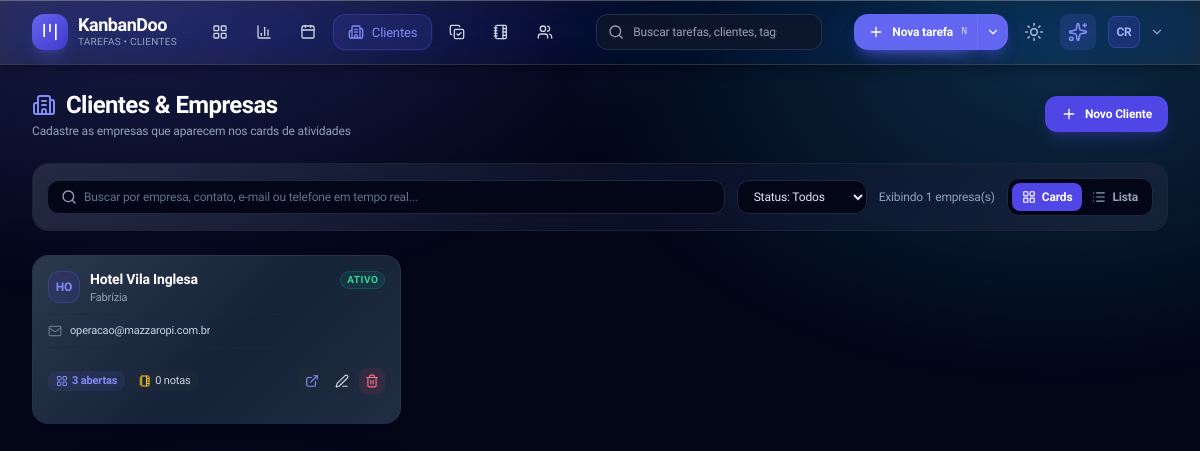
/clientes (signed in), run on an earlier commit of the app's database.
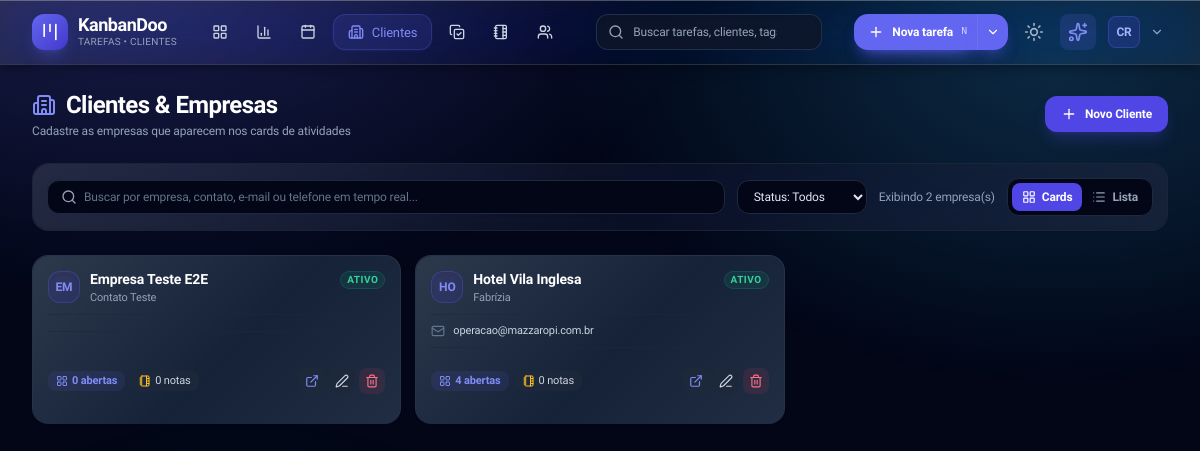
And on a later commit of the database.
### tables this page shows
CREATE TABLE clients (
    id INTEGER PRIMARY KEY AUTOINCREMENT,
    company_name TEXT NOT NULL,
    contact_name TEXT DEFAULT NULL,
    email TEXT DEFAULT NULL,
    phone TEXT DEFAULT NULL,
    status TEXT NOT NULL DEFAULT 'active',
    notes TEXT DEFAULT NULL,
    created_at DATETIME DEFAULT CURRENT_TIMESTAMP,
    updated_at DATETIME DEFAULT CURRENT_TIMESTAMP
, links_json TEXT DEFAULT "[]", summary TEXT DEFAULT NULL, portal_token VARCHAR(64) DEFAULT NULL);

### app/bootstrap.php (called while the page is built, shortened)
<?php
function url(string $path = '/'): string
{
    $path = '/' . ltrim($path, '/');
    return BASE_PATH . ($path === '/' ? '/' : rtrim($path, '/'));
}
function current_path(): string
{
    $uri = parse_url($_SERVER['REQUEST_URI'] ?? '/', PHP_URL_PATH) ?? '/';
    $uri = rawurldecode($uri);
    $uri = '/' . trim($uri, '/');
    return $uri === '//' ? '/' : $uri;
}
function view_header(string $title): void
{
    require KD_ROOT . '/includes/header.php';
    require KD_ROOT . '/includes/navbar.php';
}
function view_footer(): void
{
    require KD_ROOT . '/includes/footer.php';
}

### app/Router.php (called while the page is built, shortened)
<?php
final class Router
{
    private array $routes = [];
    public function add(string $path, string $file, array $options = []): void
    {
        $this->routes[$this->normalize($path)] = [
            'file' => $file,
            'auth' => $options['auth'] ?? true,
            'admin' => $options['admin'] ?? false,
            'methods' => $options['methods'] ?? ['GET', 'POST'],
        ];
    }
    private function normalize(string $path): string
    {
        $path = '/' . trim($path, '/');
        return $path === '//' ? '/' : $path;
    }
    public function match(string $path): array
    {
        $path = $this->normalize($path);
        if (isset($this->routes[$path])) {
            return [$this->routes[$path], []];
        }
        return [null, []];
    }
    public function dispatch(string $path): void
    {
        [$route, $params] = $this->match($path);
        require KD_ROOT . '/app/' . ltrim($route['file'], '/');
    }
}

### index.php (called while the page is built, shortened)
<?php
require_once __DIR__ . '/app/bootstrap.php';
require_once __DIR__ . '/app/Router.php';
$router = new Router();
$path = current_path();
$router->dispatch($path);

### includes/functions.php (called while the page is built, shortened)
<?php
function e(?string $string): string
{
    return htmlspecialchars((string)$string, ENT_QUOTES, 'UTF-8');
}

### app/pages/clientes.php (the view, shortened to what the changed rows need)
<?php
require_once dirname(__DIR__) . '/bootstrap.php';
$pdo = get_pdo();
$sql = "
    SELECT c.*,
           (SELECT COUNT(*) FROM tasks WHERE client_id = c.id AND status = 'open') AS open_tasks_count,
           (SELECT COUNT(*) FROM tasks WHERE client_id = c.id AND status = 'completed') AS completed_tasks_count
    FROM clients c
    WHERE 1=1
";
$params = [];
$sql .= " ORDER BY c.company_name ASC";
$stmt = $pdo->prepare($sql);
$stmt->execute($params);
$clients = $stmt->fetchAll();
view_header('Clientes & Empresas');
?>
<main class="w-full px-4 lg:px-8 py-6 space-y-6 max-w-[1600px] mx-auto">
    <div class="flex flex-col sm:flex-row sm:items-center justify-between gap-4 mb-6">
        <div>
            <h1 class="text-2xl font-extrabold text-white tracking-tight flex items-center gap-2.5">
                <i data-lucide="building-2" class="w-6 h-6 text-indigo-400"></i>
                <span>Clientes & Empresas</span>
            </h1>
        </div>
    </div>
    <div class="bg-slate-900/60 border border-slate-800/80 rounded-2xl p-3.5 mb-6 flex flex-wrap items-center justify-between gap-3 shadow-sm kd-glass">
        <div class="flex items-center gap-3">
            <span id="clientCounter" class="text-xs text-slate-400 font-medium whitespace-nowrap">
            </span>
            <div class="inline-flex items-center p-1 rounded-xl bg-slate-950 border border-slate-800" role="group">
                <button type="button" id="btnViewGrid" onclick="setClientsView('grid')"
                        class="px-2.5 py-1.5 rounded-lg text-xs font-semibold transition flex items-center gap-1.5 text-white bg-indigo-600 shadow-sm cursor-pointer"
                        title="Visualização em Cards">
                </button>
                <button type="button" id="btnViewList" onclick="setClientsView('list')"
                        class="px-2.5 py-1.5 rounded-lg text-xs font-semibold transition flex items-center gap-1.5 text-slate-400 hover:text-white cursor-pointer"
                        title="Visualização em Lista">
                </button>
            </div>
        </div>
    </div>
    <?php if (empty($clients)): ?>
        <div class="bg-slate-900/40 border border-slate-800 rounded-2xl p-12 text-center">
            <div class="w-12 h-12 rounded-2xl bg-slate-800 text-slate-400 flex items-center justify-center mx-auto mb-3">
                <i data-lucide="building-2" class="w-6 h-6"></i>
            </div>
            <h3 class="text-sm font-bold text-white mb-1">Nenhum cliente cadastrado</h3>
            <p class="text-xs text-slate-400 mb-4">Cadastre a primeira empresa para gerenciar demandas, notas e links.</p>
            <button onclick="openClientModal()" class="px-4 py-2 bg-indigo-600 hover:bg-indigo-500 text-white text-xs font-semibold rounded-xl transition">
                + Cadastrar Cliente
            </button>
        </div>
    <?php else: ?>
        <div id="clientsGridView" class="grid grid-cols-1 sm:grid-cols-2 lg:grid-cols-3 xl:grid-cols-4 gap-3.5">
            <?php foreach ($clients as $client):
                $initials = mb_strtoupper(mb_substr($client['company_name'], 0, 2, 'UTF-8'));
            ?>
                <div class="client-item kd-card kd-glass rounded-2xl p-3.5 flex flex-col justify-between transition-all group hover:border-slate-700 relative shadow-sm"
                     data-company="<?= e(mb_strtolower($client['company_name'])) ?>"
                     data-contact="<?= e(mb_strtolower($client['contact_name'] ?? '')) ?>"
                     data-email="<?= e(mb_strtolower($client['email'] ?? '')) ?>"
                     data-phone="<?= e(mb_strtolower($client['phone'] ?? '')) ?>"
                     data-notes="<?= e(mb_strtolower($client['notes'] ?? '')) ?>"
                     data-status="<?= e($client['status']) ?>">
                    <div>
                        <div class="flex items-start justify-between gap-2 mb-2.5">
                            <div class="flex items-center gap-2.5 min-w-0 flex-1">
                                <div class="w-8 h-8 rounded-xl bg-indigo-600/15 border border-indigo-500/25 text-indigo-400 font-bold text-xs flex items-center justify-center flex-shrink-0 shadow-inner">
                                    <?= $initials ?>
                                </div>
                                <div class="min-w-0 flex-1">
                                    <h3 class="font-bold text-sm text-white leading-tight group-hover:text-indigo-300 transition truncate" title="<?= e($client['company_name']) ?>">
                                        <?= e($client['company_name']) ?>
                                    </h3>
                                    <?php if (!empty($client['contact_name'])): ?>
                                        <p class="text-[11px] text-slate-400 truncate mt-0.5"><?= e($client['contact_name']) ?></p>
                                    <?php endif; ?>
                                </div>
                            </div>
                            <span class="inline-flex items-center px-1.5 py-0.5 rounded-full text-[10px] font-semibold uppercase tracking-wider flex-shrink-0 <?= $client['status'] === 'active' ? 'bg-emerald-500/10 text-emerald-400 border border-emerald-500/20' : 'bg-slate-800 text-slate-500' ?>">
                                <?= $client['status'] === 'active' ? 'Ativo' : 'Inativo' ?>
                            </span>
                        </div>
                        <div class="space-y-1 py-2 border-y border-slate-800/60 text-xs">
                            <?php if (!empty($client['email'])): ?>
                                <div class="flex items-center gap-2 truncate text-[11px]">
                                    <i data-lucide="mail" class="w-3.5 h-3.5 text-slate-500 flex-shrink-0"></i>
                                    <a href="mailto:<?= e($client['email']) ?>" class="hover:text-indigo-400 truncate text-slate-300 transition"><?= e($client['email']) ?></a>
                                </div>
                            <?php endif; ?>
                        </div>
                    </div>
                    <div class="flex items-center justify-between pt-2.5 mt-1 text-xs">
                        <div class="flex items-center gap-1.5 flex-wrap">
                            <a href="<?= url('/tarefas') ?>?client=<?= (int)$client['id'] ?>" class="inline-flex items-center gap-1 px-2 py-0.5 rounded-lg bg-indigo-500/10 hover:bg-indigo-500/20 text-indigo-400 text-[11px] font-semibold transition" title="Ver tarefas no Kanban">
                                <i data-lucide="layout-grid" class="w-3 h-3"></i>
                                <span><?= (int)$client['open_tasks_count'] ?> abertas</span>
                            </a>
                            <a href="<?= url('/notas') ?>?client_id=<?= (int)$client['id'] ?>" class="inline-flex items-center gap-1 px-2 py-0.5 rounded-lg bg-slate-800/80 hover:bg-slate-700 text-slate-300 hover:text-white text-[11px] font-medium transition" title="Ver notas deste cliente">
                                <i data-lucide="notebook-tabs" class="w-3 h-3 text-amber-400"></i>
                                <span><?= (int)($client['notes_count'] ?? 0) ?> notas</span>
                            </a>
                        </div>
                        <div class="flex items-center gap-1">
                            <button type="button" onclick="copyPortalLink('<?= e($client['portal_token'] ?? '') ?>', '<?= e($client['company_name']) ?>')" class="p-1.5 bg-slate-800/80 hover:bg-slate-700 text-indigo-400 hover:text-indigo-300 rounded-lg transition cursor-pointer" title="Copiar Link do Portal do Cliente">
                                <i data-lucide="external-link" class="w-3.5 h-3.5"></i>
                            </button>
                            <button onclick="editClient(<?= htmlspecialchars(json_encode($client), ENT_QUOTES, 'UTF-8') ?>)" class="p-1.5 bg-slate-800/80 hover:bg-slate-700 text-slate-300 hover:text-white rounded-lg transition cursor-pointer" title="Editar">
                                <i data-lucide="edit-3" class="w-3.5 h-3.5"></i>
                            </button>
                            <form method="POST" onsubmit="return confirm('Tem certeza que deseja excluir esta empresa?');" class="inline">
                                <button type="submit" class="p-1.5 bg-rose-500/10 hover:bg-rose-500/20 text-rose-400 rounded-lg transition cursor-pointer" title="Excluir">
                                    <i data-lucide="trash-2" class="w-3.5 h-3.5"></i>
                                </button>
                            </form>
                        </div>
                    </div>
                </div>
            <?php endforeach; ?>
        </div>
    <?php endif; ?>

### includes/navbar.php (shortened to what the changed rows need)
<?php
$navClass = function (bool $active): string {
    return $active
        ? 'kd-nav-link kd-nav-link--active'
        : 'kd-nav-link kd-nav-link--collapsible';
};
$navItems = [
    ['href' => url('/tarefas'),    'icon' => 'layout-grid', 'label' => 'Quadro',     'active' => in_array(current_path(), ['/', '/tarefas'], true) || str_starts_with(current_path(), '/tarefas/'), 'admin' => false],
    ['href' => url('/dashboard'),  'icon' => 'bar-chart-3', 'label' => 'Dashboard',  'active' => current_path() === '/dashboard', 'admin' => false],
    ['href' => url('/calendario'), 'icon' => 'calendar',    'label' => 'Calendário', 'active' => current_path() === '/calendario', 'admin' => false],
    ['href' => url('/clientes'), 'icon' => 'building-2',  'label' => 'Clientes', 'active' => current_path() === '/clientes', 'admin' => false],
    ['href' => url('/modelos'),  'icon' => 'copy-check',  'label' => 'Modelos',  'active' => current_path() === '/modelos', 'admin' => false],
    ['href' => url('/notas'),    'icon' => 'notebook-tabs', 'label' => 'Notas',  'active' => current_path() === '/notas', 'admin' => false],
    ['href' => url('/equipe'),   'icon' => 'users',       'label' => 'Equipe',   'active' => current_path() === '/equipe', 'admin' => true],
];
?>
<header class="kd-header kd-glass sticky top-0 z-40 px-8 py-3">
    <div class="w-full flex items-center justify-between gap-4">
        <div class="flex items-center gap-6">
            <nav class="hidden md:flex items-center gap-1.5" aria-label="Navegação principal">
                <?php foreach ($navItems as $item): ?>
                    <a href="<?= e($item['href']) ?>" class="<?= $navClass($item['active']) ?>" <?= $item['active'] ? 'aria-current="page"' : '' ?> title="<?= e($item['label']) ?>">
                        <i data-lucide="<?= e($item['icon']) ?>" class="kd-nav-link__icon w-4 h-4 flex-shrink-0"></i>
                        <span class="kd-nav-link__label"><?= e($item['label']) ?></span>
                    </a>
                <?php endforeach; ?>
            </nav>
        </div>
    </div>
</header>

What changed in the data, as far as the page shows it:
added clients: company_name "EM", company_name "Empresa Teste E2E", contact_name "Contato Teste", status "ATIVO", open_tasks_count "0", notes_count "0"
changed clients "Hotel Vila Inglesa": open_tasks_count "3" → "4"
Also different on the page:
text written by a page script: "Exibindo 1 empresa(s)" → "Exibindo 2 empresa(s)"
